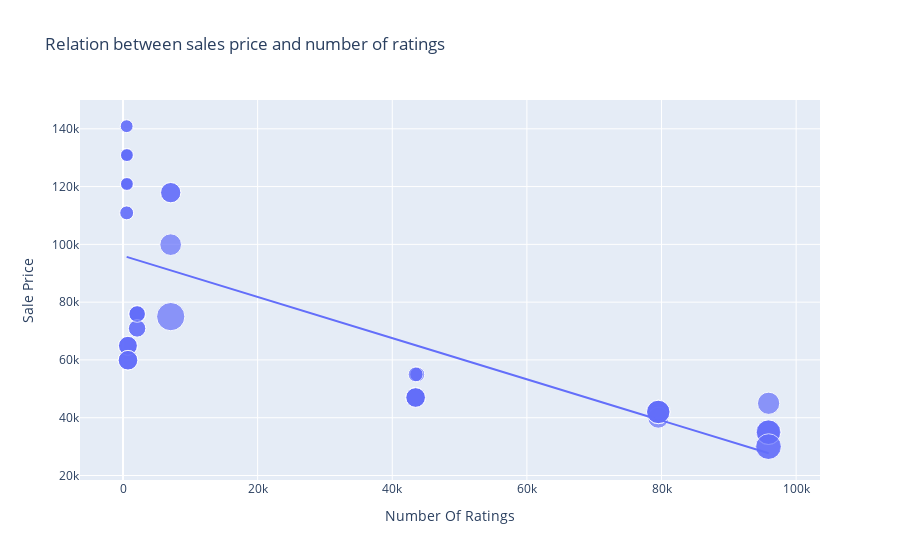

The notebook cell saved with this chart:
### Markdown cell above
# What is the relationship between sale price of iPhone and the number of ratings on Flipkart

### Code cell
figure = px.scatter(
    data_frame=df,
    x='Number Of Ratings',
    y='Sale Price',
    size='Discount Percentage',
    trendline='ols',
    title='Relation between sales price and number of ratings'
)
figure.show()

### Figure 1 — Plotly figure (JSON) as saved in the notebook; plotly's stock layout.template omitted (floating-point values rounded to 4 significant figures)
{"data": [{"hovertemplate": "Number Of Ratings=%{x}<br>Sale Price=%{y}<br>Discount Percentage=%{marker.size}<extra></extra>", "legendgroup": "", "marker": {"color": "#636efa", "size": [0, 0, 0, 0, 0, 0, 0, 0, 0, 20, 16, 20, 20, 20, 0, 0, 0, 0, 29, 15, 0, 15, 17, 18, 6, 6, 13, 6, 14, 10, 7, 6, 6, 13, 13, 10, 10, 6, 14, 6, 10, 6, 11, 11, 10, 14, 7, 6, 6, 6, 8, 8, 24, 22, 22, 22, 8, 24, 14, 14, 14, 14], "sizemode": "area", "sizeref": 0.0725, "symbol": "circle"}, "mode": "markers", "name": "", "orientation": "v", "showlegend": false, "type": "scatter", "x": [3431, 3431, 3431, 11202, 11202, 3431, 3431, 11202, 1454, 79512, 79512, 79582, 79512, 79512, 1078, 1078, 1078, 1078, 7088, 7088, 1078, 7088, 7081, 95909, 542, 580, 740, 545, 740, 2101, 545, 580, 580, 730, 730, 2101, 2101, 580, 740, 580, 2092, 545, 2101, 2092, 2101, 740, 545, 580, 580, 580, 43707, 43707, 95807, 95909, 95807, 95909, 43470, 95909, 43470, 43470, 43470, 43470], "xaxis": "x", "y": [49900, 84900, 84900, 77000, 77000, 49900, 49900, 77000, 89900, 41999, 39999, 41999, 41999, 41999, 131900, 117100, 131900, 117100, 74999, 117900, 117100, 117900, 99900, 44999, 140900, 130900, 64900, 120900, 59900, 75900, 110900, 130900, 120900, 64900, 64900, 75900, 75900, 120900, 59900, 120900, 75900, 140900, 70900, 70900, 75900, 59900, 110900, 120900, 130900, 130900, 54999, 54999, 29999, 34999, 34999, 34999, 54999, 29999, 46999, 46999, 46999, 46999], "yaxis": "y"}, {"hovertemplate": "<b>OLS trendline</b><br>Sale Price = -0.712783 * Number Of Ratings + 96054.8<br>R<sup>2</sup>=0.492139<br><br>Number Of Ratings=%{x}<br>Sale Price=%{y} <b>(trend)</b><extra></extra>", "legendgroup": "", "marker": {"color": "#636efa", "symbol": "circle"}, "mode": "lines", "name": "", "showlegend": false, "type": "scatter", "x": [542, 545, 545, 545, 545, 580, 580, 580, 580, 580, 580, 580, 580, 730, 730, 740, 740, 740, 740, 1078, 1078, 1078, 1078, 1078, 1454, 2092, 2092, 2101, 2101, 2101, 2101, 2101, 3431, 3431, 3431, 3431, 3431, 7081, 7088, 7088, 7088, 11202, 11202, 11202, 43470, 43470, 43470, 43470, 43470, 43707, 43707, 79512, 79512, 79512, 79512, 79582, 95807, 95807, 95909, 95909, 95909, 95909], "xaxis": "x", "y": [95670.0, 95670.0, 95670.0, 95670.0, 95670.0, 95640.0, 95640.0, 95640.0, 95640.0, 95640.0, 95640.0, 95640.0, 95640.0, 95530.0, 95530.0, 95530.0, 95530.0, 95530.0, 95530.0, 95290.0, 95290.0, 95290.0, 95290.0, 95290.0, 95020.0, 94560.0, 94560.0, 94560.0, 94560.0, 94560.0, 94560.0, 94560.0, 93610.0, 93610.0, 93610.0, 93610.0, 93610.0, 91010.0, 91000.0, 91000.0, 91000.0, 88070.0, 88070.0, 88070.0, 65070.0, 65070.0, 65070.0, 65070.0, 65070.0, 64900.0, 64900.0, 39380.0, 39380.0, 39380.0, 39380.0, 39330.0, 27770.0, 27770.0, 27690.0, 27690.0, 27690.0, 27690.0], "yaxis": "y"}], "layout": {"legend": {"itemsizing": "constant", "tracegroupgap": 0}, "title": {"text": "Relation between sales price and number of ratings"}, "xaxis": {"anchor": "y", "domain": [0, 1], "title": {"text": "Number Of Ratings"}}, "yaxis": {"anchor": "x", "domain": [0, 1], "title": {"text": "Sale Price"}}}}
